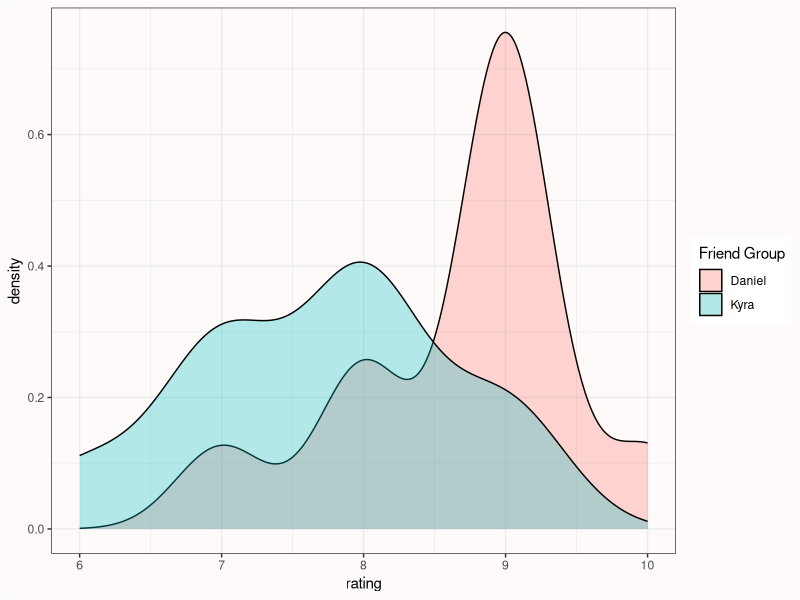
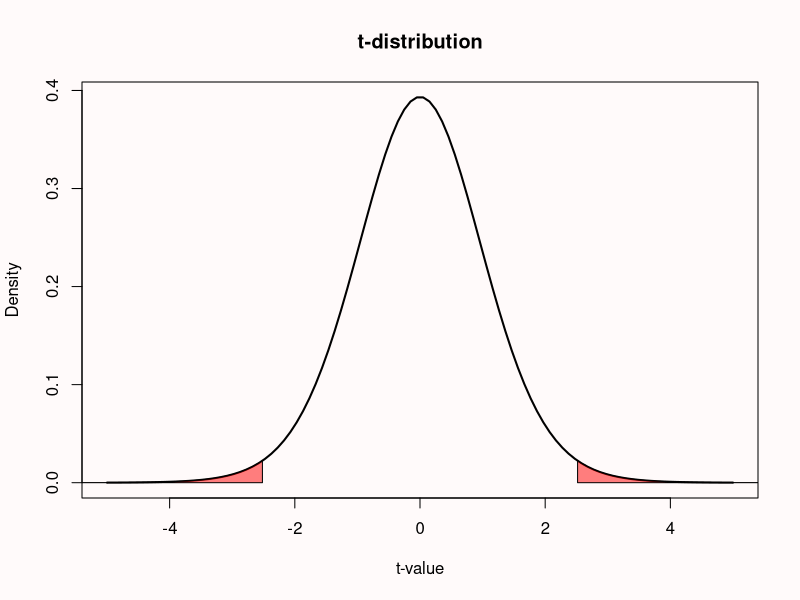
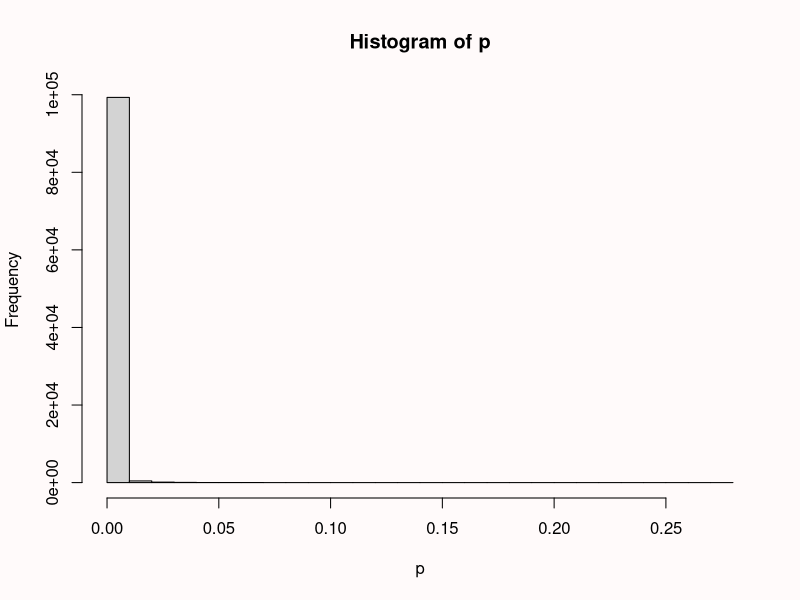
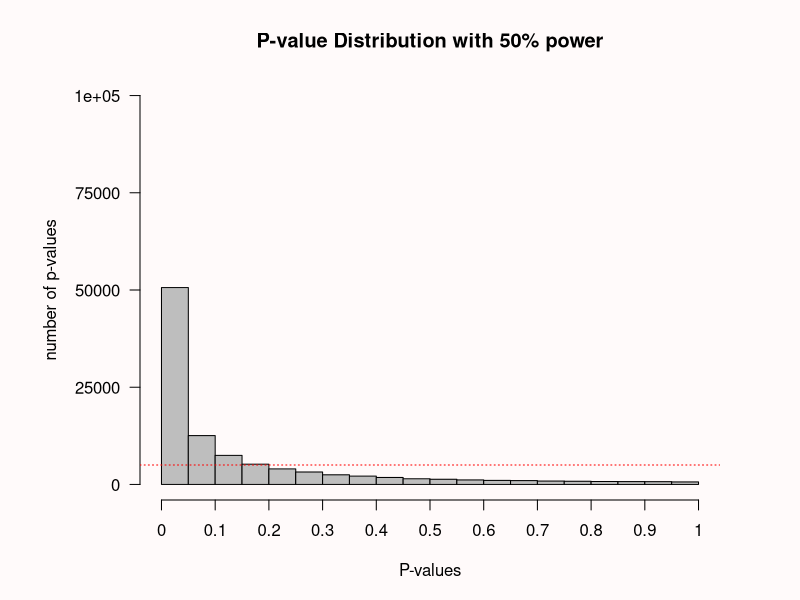
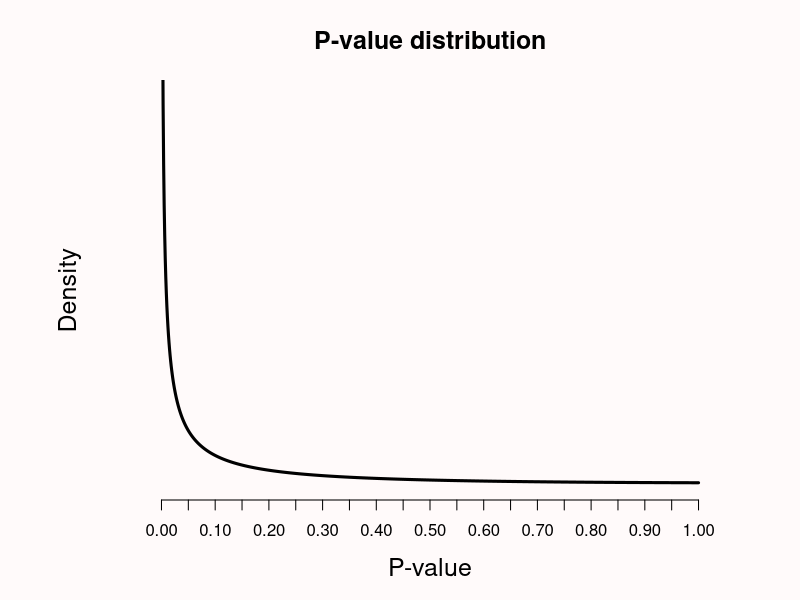
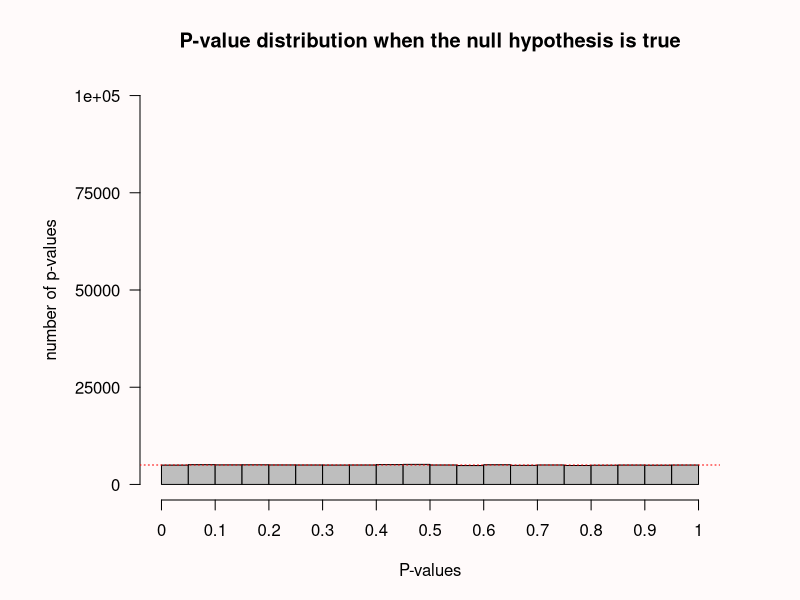
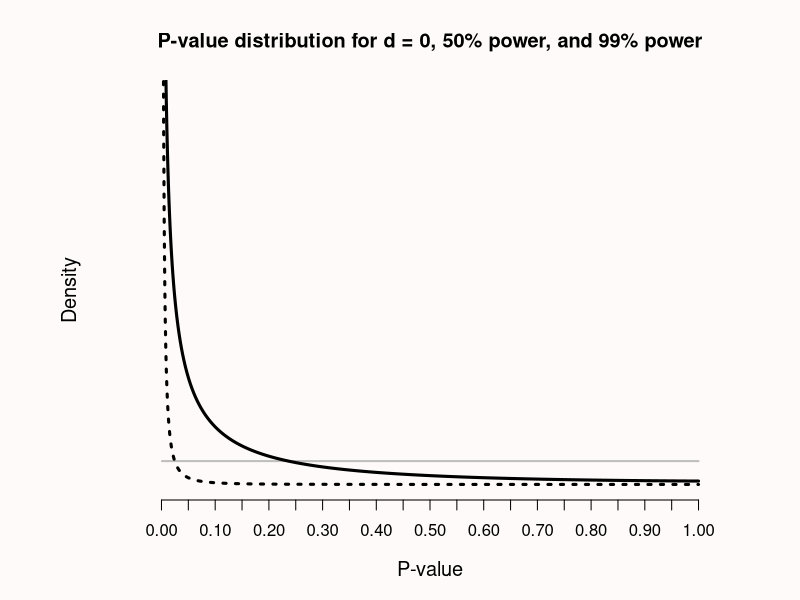
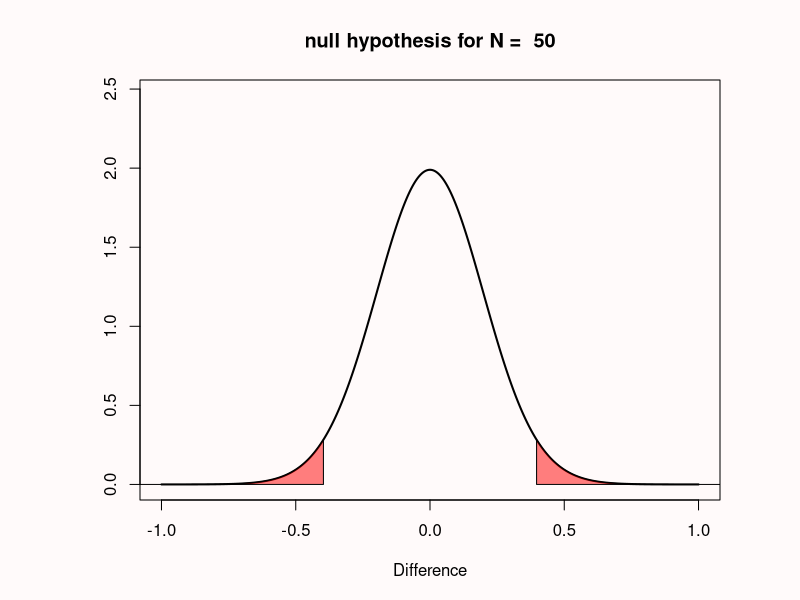

These charts were generated, in order, by the following R code:
#!/usr/bin/env Rscript
require(ggplot2)
require(tidyr)
friends <- paste0("friend_", 1:10)
friends_daniel <- c(9, 7, 8, 9, 8, 9, 9, 10, 9, 9)
friends_kyra <- c(9, 6, 7, 8, 7, 9, 8, 8, 8, 7)
df <- data.frame(friends, friends_daniel, friends_kyra)
colnames(df) <- c("", "Daniel", "Kyra")
print(df)
df_long <- tidyr::gather(df, "Friend Group", rating, "Daniel":"Kyra", factor_key = TRUE)
print(df_long)

backgroundcolor <- "#fffafa"
# Plot the data
ggplot(df_long, aes(x = rating, fill = `Friend Group`)) +
  geom_density(alpha = .3) +
  theme_bw() +
  theme(plot.background = element_rect(fill = backgroundcolor))  +
  theme(panel.background = element_rect(fill = backgroundcolor))


tstat <- t.test(df_long$rating ~ df_long$`Friend Group`, var.equal = TRUE)
se <- tstat$stderr

par(bg = backgroundcolor)
x <- seq(-5, 5, length = 100)
plot(x, dt(x, df = 18), col = "black", type = "l", xlab = "t-value", ylab = "Density", main = "t-distribution", lwd = 2)
x <- seq(2.5175, 5, length = 100)
z <- (dt(x, df = 18))
polygon(c(2.5175, x, 8), c(0, z, 0), col = rgb(1, 0, 0, 0.5))
x <- seq(-5, -2.5175, length = 100)
z <- (dt(x, df = 18))
polygon(c(-8, x, -2.5175), c(0, z, 0), col = rgb(1, 0, 0, 0.5))

# plot histogram for friends data
p <- numeric(100000) # store all simulated *p*-values
for (i in 1:100000) { # for each simulated experiment
  x <- rnorm(n = 10, mean = 7.7, sd = se) # Simulate data
  y <- rnorm(n = 10, mean = 8.7, sd = se) # Simulate data
  p[i] <- t.test(x, y)$p.value # store the *p*-value
}
power <- sum(p < 0.05) / 100000 # compute power
print(power)
hist(p, breaks = 20) # plot a histogram


#Set number of simulations
nSims <- 100000 # number of simulated experiments
p <- numeric(nSims) # set up empty variable to store all simulated *p*-values
bars <- 20

for (i in 1:nSims) { # for each simulated experiment
  x <- rnorm(n = 71, mean = 100, sd = 15) # Simulate data
  y <- rnorm(n = 71, mean = 105, sd = 15) # Simulate data
  p[i] <- t.test(x, y)$p.value # store the *p*-value
}

#Plot figure
par(bg = backgroundcolor)
op <- par(mar = c(5,7,4,4)) #change white-space around graph
hist(p, breaks=bars, xlab="P-values", ylab="number of p-values\n", axes=FALSE,
    main=paste("P-value Distribution with 50% power"),
    col="grey", xlim=c(0,1), ylim=c(0, nSims))
axis(side=1, at=seq(0,1, 0.1), labels=seq(0,1,0.1))
axis(side=2, at=seq(0,nSims, nSims/4), labels=seq(0,nSims, nSims/4), las=2)
abline(h=nSims/bars, col = "red", lty=3)
power <- sum(p < 0.05) / 100000 # compute power
print(power)

n <- 71 # sample size per independent group
d <- 0.33 # effect size
se <- sqrt(2 / n) # standard error
ncp <- (d * sqrt(n / 2)) # non-centrality parameter d

pdf2_t <- function(p) { #probability density function
  0.5 * dt(qt(p / 2, 2 * n - 2, 0), 2 * n - 2, ncp) /
      dt(qt(p / 2, 2 * n - 2, 0), 2 * n - 2, 0) +
    dt(qt(1 - p / 2, 2 * n - 2, 0), 2 * n - 2, ncp) /
      dt(qt(1 - p / 2, 2 * n - 2, 0), 2 * n - 2, 0)
}

par(bg = backgroundcolor)
plot(-10, xlab = "P-value", ylab = "Density", axes = FALSE,
    main = "P-value distribution", xlim = c(0, 1), ylim = c(0, 50),
    cex.lab = 1.5, cex.main = 1.5, cex.sub = 1
)
curve(pdf2_t, 0, 1, n = 1000, col = "black", lty = 1, lwd = 3, add = TRUE)
axis(side = 1, at = seq(0, 1, 0.05),
    labels = formatC(seq(0, 1, 0.05), format = "f", digits = 2), cex.axis = 1)

#| fig-cap: "Distribution of *p*-values when the null hypothesis is true."

#Set number of simulations
nSims <- 100000 #number of simulated experiments
p <-numeric(nSims) #set up empty variable to store all simulated *p*-values

for (i in 1:nSims) { # for each simulated experiment
  x <- rnorm(n = 71, mean = 100, sd = 15) # Simulate data
  y <- rnorm(n = 71, mean = 100, sd = 15) # Simulate data
  p[i] <- t.test(x, y)$p.value # store the *p*-value
}

bars<-20
#Plot figure
op <- par(mar = c(5,7,4,4)) #change white-space around graph
par(bg = backgroundcolor)
hist(p, breaks=bars, xlab="P-values", ylab="number of p-values\n", axes=FALSE,
    main=paste("P-value distribution when the null hypothesis is true"),
    col="grey", xlim=c(0,1), ylim=c(0, nSims))
axis(side=1, at=seq(0,1, 0.1), labels=seq(0,1,0.1))
axis(side=2, at=seq(0,nSims, nSims/4), labels=seq(0,nSims, nSims/4), las=2)
abline(h=nSims/bars, col = "red", lty=3)

#| fig-cap: "*P*-value distribution for 0 (grey horizontal line, 50 percent power (black solid curve), and 99 percent power (black dotted curve, where *p*-values just below 0.05 are more likely when $H_0$ is true than when $H_1$ is true)."
# Lindley plot

n <- 150
p <- 0.05
ymax <- 25 # Maximum value y-scale (only for p-curve)

# Calculations

# p-value function
pdf2_t <- function(p) 0.5 * dt(qt(p / 2, 2 * n - 2, 0), 2 * n - 2, ncp) / dt(qt(p / 2, 2 * n - 2, 0), 2 * n - 2, 0) + dt(qt(1 - p / 2, 2 * n - 2, 0), 2 * n - 2, ncp) / dt(qt(1 - p / 2, 2 * n - 2, 0), 2 * n - 2, 0)

par(bg = backgroundcolor)
plot(-10,
  xlab = "P-value", ylab = "Density", axes = FALSE,
  main = "P-value distribution for d = 0, 50% power, and 99% power", xlim = c(0, 1), ylim = c(0, ymax), cex.lab = 1.2, cex.main = 1.2, cex.sub = 1
)
axis(side = 1, at = seq(0, 1, 0.05), labels = formatC(seq(0, 1, 0.05), format = "f", digits = 2), cex.axis = 1)
# Draw null line
ncp <- (0 * sqrt(n / 2)) # Calculate non-centrality parameter d
curve(pdf2_t, 0, 1, n = 1000, col = "grey", lty = 1, lwd = 2, add = TRUE)
# Draw 50% low power line
n <- 146
d <- 0.23
se <- sqrt(2 / n) # standard error
ncp <- (d * sqrt(n / 2)) # Calculate non-centrality parameter d
curve(pdf2_t, 0, 1, n = 1000, col = "black", lwd = 3, add = TRUE)
# Draw 99% power line
n <- 150
d <- 0.5
se <- sqrt(2 / n) # standard error
ncp <- (d * sqrt(n / 2)) # Calculate non-centrality parameter d
curve(pdf2_t, 0, 1, n = 1000, col = "black", lwd = 3, lty = 3, add = TRUE)

add_type1_error <- function(N,
                            side = "right",
                            col = rgb(1, 0, 0, 0.5)) {
  mult <- ifelse(side == "right", 1, -1)
  crit_d <- mult * abs(qt(0.05 / 2, (N * 2) - 2)) / sqrt(N / 2)

  if (side == "right") {
    y <- seq(crit_d, 10, length = 10000)
  } else {
    y <- seq(-10, crit_d, length = 10000)
  }

  # determine upperbounds polygon
  suppressWarnings({
    z <- (dt(y * sqrt(N / 2), df = (N * 2) - 2) * sqrt(N / 2))
  })

  if (side == "right") {
    polygon(c(crit_d, y, 10), c(0, z, 0), col = col)
  } else {
    polygon(c(y, crit_d, crit_d), c(z, 0, 0), col = col)
  }
}

# calculate distribution of d based on t-distribution
calc_d_dist <- function(x, N, ncp = 0) {
  suppressWarnings({
    # generates a lot of warnings sometimes
    dt(x * sqrt(N / 2), df = (N * 2) - 2, ncp = ncp) * sqrt(N / 2)
  })
}

#| fig-cap: "Distribution of observed Cohen's *d* effect sizes when collecting 50 observations per group in an independent *t*-test."# Figure 1 & 2 (set to N <- 5000 for Figure 2)
# Set x-axis upper and lower scale points
low_x <- -1
high_x <- 1
y_max <- 2

# Set sample size per group and effect size d (assumes equal sample sizes per group)
N <- 50 # sample size per group for independent t-test
d <- 0.5 # please enter positive d only
# Calculate non-centrality parameter - equals t-value from sample
ncp <- d * sqrt(N / 2)

# # or Cumming, page 305
# ncp <- d / (sqrt((1 / N) + (1 / N)))

# calc d-distribution
x <- seq(low_x, high_x, length = 10000) # create x values
d_dist <- calc_d_dist(x, N, ncp)

# Set max Y
y_max <- max(d_dist) + 0.5

# create plot
par(bg = backgroundcolor)
plot(-10, xlim = c(low_x, high_x), ylim = c(0, y_max), xlab = "Difference", ylab = "", main = paste("null hypothesis for N = ", N))

d_dist <- dt(x * sqrt(N / 2), df = (N * 2) - 2, ncp = 0) * sqrt(N / 2)
lines(x, d_dist, col = "black", type = "l", lwd = 2)

# Add type 1 error rate
add_type1_error(N, "right")
add_type1_error(N, "left")

#| fig-cap: "Distribution of observed Cohen's *d* effect sizes when collecting 5000 observations per group in an independent *t*-test when *d* = 0."

low_x <- -1
high_x <- 1
y_max <- 2

# Set sample size per group and effect size d (assumes equal sample sizes per group)
N <- 5000 # sample size per group for independent t-test
d <- 0.5 # please enter positive d only
# Calculate non-centrality parameter - equals t-value from sample
ncp <- d * sqrt(N / 2)

# calc d-distribution
x <- seq(low_x, high_x, length = 10000) # create x values
d_dist <- calc_d_dist(x, N, ncp)

# Set max Y
y_max <- max(d_dist) + 0.5

# create plot
par(bg = backgroundcolor)
plot(-10, xlim = c(low_x, high_x), ylim = c(0, y_max), xlab = "Difference", ylab = "", main = paste("null hypothesis for N = ", N))

d_dist <- calc_d_dist(x, N, 0)
lines(x, d_dist, col = "black", type = "l", lwd = 2)

# Add type 1 error rate
add_type1_error(N, "right")
add_type1_error(N, "left")

low_x <- -1
high_x <- 1.5
y_max <- 2

# Set sample size per group and effect size d (assumes equal sample sizes per group)
N <- 50 # sample size per group for independent t-test
d <- 1.5 # please enter positive d only
# Calculate non-centrality parameter - equals t-value from sample
ncp <- d * sqrt(N / 2)

# # or Cumming, page 305
# ncp <- d / (sqrt((1 / N) + (1 / N)))

# calc d-distribution
x <- seq(low_x, high_x, length = 10000) # create x values
d_dist <- calc_d_dist(x, N, ncp)

# Set max Y
y_max <- max(d_dist) + 0.5

par(bg = backgroundcolor)
plot(-10, xlim = c(low_x, high_x), ylim = c(0, y_max), xlab = "Difference", ylab = "", main = paste("Null and alternative hypothesis for N = ", N))
lines(x, d_dist, col = "black", type = "l", lwd = 2)
# add d = 0 line
d_dist <- calc_d_dist(x, N, ncp=0)
lines(x, d_dist, col = "darkgrey", type = "l", lwd = 2)

# Add type 1 error rate
add_type1_error(N, "right")
add_type1_error(N, "left")

nsims <- 100000 # number of simulations

m <- 106 # mean sample
n <- 26 # set sample size
sd <- 15 # SD of the simulated data

p <- numeric(nsims) # set up empty vector
bars <- 20

for (i in 1:nsims) { # for each simulated experiment
  x <- rnorm(n = n, mean = m, sd = sd)
  z <- t.test(x, mu = 100) # perform the t-test
  p[i] <- z$p.value # get the p-value
}
power <- round((sum(p < 0.05) / nsims), 2) # power

# Plot figure
hist(p,
  breaks = bars, xlab = "P-values", ylab = "number of p-values\n",
  axes = FALSE, main = paste("P-value Distribution with",
                            round(power * 100, digits = 1), "% Power"),
  col = "grey", xlim = c(0, 1), ylim = c(0, nsims))
axis(side = 1, at = seq(0, 1, 0.1), labels = seq(0, 1, 0.1))
axis(side = 2, at = seq(0, nsims, nsims / 4),
    labels = seq(0, nsims, nsims / 4), las = 2)
abline(h = nsims / bars, col = "red", lty = 3)

nsims <- 100000 # number of simulations

m <- 106 # mean sample
n <- 51 # set sample size
sd <- 15 # SD of the simulated data

p <- numeric(nsims) # set up empty vector
bars <- 20

for (i in 1:nsims) { # for each simulated experiment
  x <- rnorm(n = n, mean = m, sd = sd)
  z <- t.test(x, mu = 100) # perform the t-test
  p[i] <- z$p.value # get the p-value
}
power <- round((sum(p < 0.05) / nsims), 2) # power

# Plot figure
hist(p,
  breaks = bars, xlab = "P-values", ylab = "number of p-values\n",
  axes = FALSE, main = paste("P-value Distribution with",
                            round(power * 100, digits = 1), "% Power"),
  col = "grey", xlim = c(0, 1), ylim = c(0, nsims))
axis(side = 1, at = seq(0, 1, 0.1), labels = seq(0, 1, 0.1))
axis(side = 2, at = seq(0, nsims, nsims / 4),
    labels = seq(0, nsims, nsims / 4), las = 2)
abline(h = nsims / bars, col = "red", lty = 3)

nsims <- 100000 # number of simulations

m <- 100 # mean sample
n <- 51 # set sample size
sd <- 15 # SD of the simulated data

p <- numeric(nsims) # set up empty vector
bars <- 20

for (i in 1:nsims) { # for each simulated experiment
  x <- rnorm(n = n, mean = m, sd = sd)
  z <- t.test(x, mu = 100) # perform the t-test
  p[i] <- z$p.value # get the p-value
}
power <- round((sum(p < 0.05) / nsims), 2) # power

# Plot figure
hist(p,
  breaks = bars, xlab = "P-values", ylab = "number of p-values\n",
  axes = FALSE, main = paste("P-value Distribution with",
                            round(power * 100, digits = 1), "% Power"),
  col = "grey", xlim = c(0, 1), ylim = c(0, nsims))
axis(side = 1, at = seq(0, 1, 0.1), labels = seq(0, 1, 0.1))
axis(side = 2, at = seq(0, nsims, nsims / 4),
    labels = seq(0, nsims, nsims / 4), las = 2)
abline(h = nsims / bars, col = "red", lty = 3)
